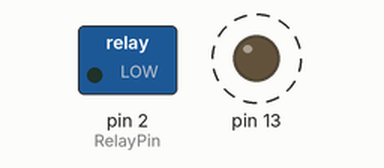
A sketch run on a simulated Arduino Uno, built with avr-gcc and run on an emulated ATmega328P. On the bench: switched loads named in the sketch (green lamp = pin HIGH), output pins drawn as LEDs (lit = HIGH). Dashed ring = blinking.

Above: at 0.15 s.
Timing chart, 0 to 3.0 s (numbered marks = the images above):
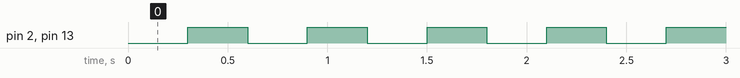

Measured:
- by itself, pin 2 (RelayPin), pin 13: alternates HIGH for 0.30 s and LOW for 0.30 s

The sketch:

Relay01.ino
```cpp
#define RelayPin 2
void setup() {
  // put your setup code here, to run once:
  pinMode(RelayPin,OUTPUT);
    pinMode(13, OUTPUT);
 // digitalWrite(RelayPin,LOW);
}

void loop() {
  // put your main code here, to run repeatedly:
      digitalWrite(RelayPin,LOW);
      digitalWrite(13, LOW);
      delay(300);
      digitalWrite(RelayPin,HIGH);
       digitalWrite(13, HIGH);
      delay(300);

}
```
